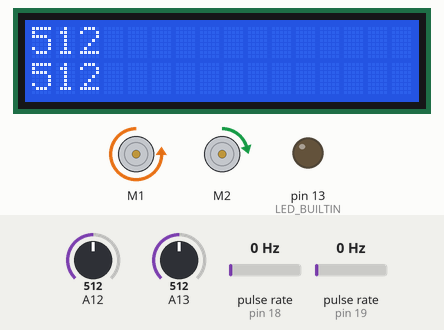
Recording of a sketch running on a simulated Arduino Mega 2560, built with avr-gcc and run on an emulated ATmega2560. On the bench: 16×2 character LCD, 2 × DC motor (green arrow = forward, orange = backward, longer = faster), output pins drawn as LEDs (lit = HIGH). Wiring (inferred from the names in the program): 2 × pulse sensor: data pin 18 / data pin 19. The test bench sets the inputs (shaded band); at power-on: A12 = 512, A13 = 512, pulse rate (sensors on pin 18, pin 19) 0 Hz. What the sketch prints to the serial monitor is not drawn.

Above: at 0.7 s.
At 4.4 s:
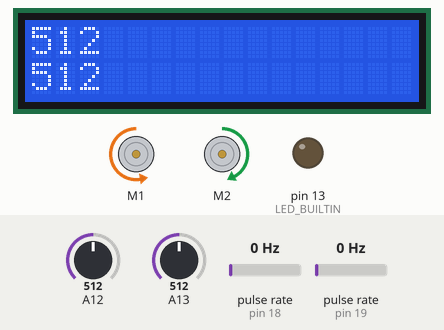
At 8.0 s:
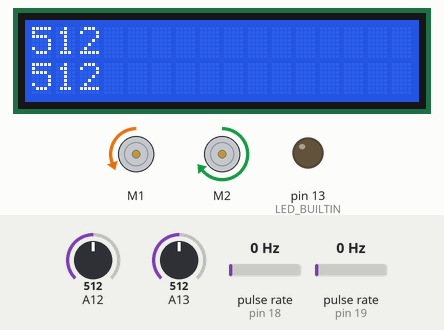
At 15.7 s:
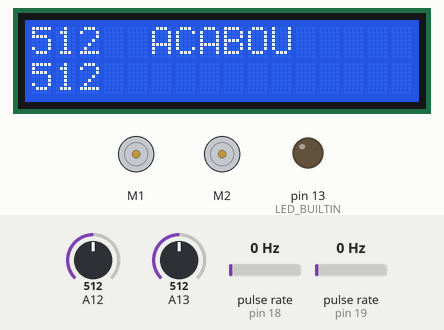
Timing chart, 0 to 17.2 s (numbered marks = the images above):
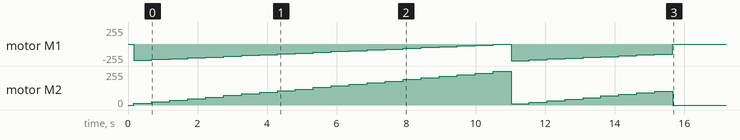

The sketch:

BatatiteColorite.ino
```cpp
#include "Movimentacao.h"
#include "Configuracao.h"
#include "Encoder.h"
#include <LiquidCrystal.h>
#include "Arduino.h"

LiquidCrystal lcd(8, 9, 4, 5, 6, 7);

int cont = 0;
double rightVelocityOutput=0;
double leftVelocityOutput=0;

void rightMotorInterruptHandler()
{
  encoderMotorDireita.IncrementaVoltas();
}

void leftMotorInterruptHandler()
{
  encoderMotorEsquerda.IncrementaVoltas();
}

void setup(){

  lcd.begin(16, 2);
  /**/

  pinMode(LED_BUILTIN, OUTPUT);

  Serial.begin(115200);
  attachInterrupt(digitalPinToInterrupt(LEFT_ENCODER_PIN), leftMotorInterruptHandler , RISING );
  attachInterrupt(digitalPinToInterrupt(RIGHT_ENCODER_PIN), rightMotorInterruptHandler , RISING );
  SETUP_MOVIMENTACAO();
  LEFT_MOTOR->setSpeed(DEFAULT_LEFT__VOLT_SPEED);
  RIGHT_MOTOR->setSpeed(DEFAULT_LEFT__VOLT_SPEED);


  TestePH2();
}

void testeDeControle( )
{
  controladorMotorDireita.Tunning(0.5, 0, 20);
  RIGHT_MOTOR->run(RIGHT_MOTOR_BACKWARD);
  long int now = millis();

  int rightSpeed = 5;

  while(millis() - now < 8000){
  ////////////////////////////////////////////////////////////////////// int erroEsquerda = leftSpeed - encoderMotorDireita.RetornaRPM();
    double vel = encoderMotorDireita.RetornaRPM() ;
    double erroDireita = rightSpeed - vel;
  ////////////////////////////////////////////////////////////////////// int leftVelocityOutput  = controladorMotorEsquerda.LeiDeControle(erroEsquerda);
    int rightVelocityOutput = controladorMotorDireita.LeiDeControle(erroDireita);
    if (rightVelocityOutput > 0){
      rightVelocityOutput = -1 * rightVelocityOutput;
      RIGHT_MOTOR->run(RIGHT_MOTOR_FORWARD);
    }
    rightVelocityOutput = rightVelocityConstrainting(rightVelocityOutput);
  ////////////////////////////////////////////////////////////////////// LEFT_MOTOR->setSpeed(leftVelocityConstrainting(leftVelocityOutput));
    RIGHT_MOTOR->setSpeed(rightVelocityOutput);
    lcd.setCursor(0, 0);
    lcd.print(String(vel)+ "   " +String(rightVelocityOutput));
    lcd.setCursor(0, 1);
    lcd.print(erroDireita);
    delay(300);
  }
  para();
}

void controlaRPM(double rightSpeed, double leftSpeed){

  RIGHT_MOTOR->run(RIGHT_MOTOR_BACKWARD);
  LEFT_MOTOR->run(LEFT_MOTOR_BACKWARD);
  //long int now = millis();

  //while(millis() - now < 400){
    double velDir = encoderMotorDireita.RetornaRPM() ;
    double velEsq = encoderMotorEsquerda.RetornaRPM() ;
    double erroDireita = rightSpeed - velDir;
    double erroEsquerda = leftSpeed - velEsq;
    float Kp = 4;
    Serial.println(leftSpeed);
    Serial.print("leftSpeed");
    Serial.println(velEsq);
    Serial.print("velocity antes eh");
    Serial.println(leftVelocityOutput);
    Serial.print("o erro eh");
    Serial.println(erroEsquerda);
    rightVelocityOutput = rightVelocityOutput +(erroDireita* Kp);

    leftVelocityOutput =  leftVelocityOutput + (erroEsquerda* Kp);

    /*
    if (erroDireita > 0.0){
      if(erroDireita > rightSpeed*0.1){
        rightVelocityOutput=rightVelocityOutput+10;
      }
      rightVelocityOutput=rightVelocityOutput+(erroDireita* Kp);
    } else {

      if(erroDireita*(-1) > rightSpeed*0.1){
        rightVelocityOutput=rightVelocityOutput-10;
      }
      rightVelocityOutput=rightVelocityOutput+(erroDireita* Kp);
    }

    if (erroEsquerda > 0.0){
      if(erroEsquerda > leftSpeed*0.1){
        leftVelocityOutput=leftVelocityOutput+10;
      }
      leftVelocityOutput=leftVelocityOutput+(erroEsquerda* Kp);
    } else {
      if(erroEsquerda*(-1) > leftSpeed*0.1){
        leftVelocityOutput=leftVelocityOutput-10;
      }
      leftVelocityOutput=leftVelocityOutput+(erroEsquerda* Kp);
    }
    */
    Serial.print("velocity eh");
    Serial.println(leftVelocityOutput);
    RIGHT_MOTOR->setSpeed(rightVelocityOutput);
    LEFT_MOTOR->setSpeed(leftVelocityOutput);

 // }
delay(500);
}

void TestePH2(){

  int blwhEsq = analogRead(12);
  int blwhDir = analogRead(13);

  para();
  RIGHT_MOTOR->run(RIGHT_MOTOR_BACKWARD);
  LEFT_MOTOR->run(LEFT_MOTOR_BACKWARD);

  long int now = millis();


  int limite = 400;
  double velGeral = 3;

  while(millis() - now < 15000){
    int blwhEsq = analogRead(12);
    int blwhDir = analogRead(13);

    if (blwhEsq < limite && blwhDir < limite){
      controlaRPM(velGeral, velGeral);
    }else if(blwhEsq > limite && blwhDir < limite){
      controlaRPM(velGeral,velGeral*0.7);
    }else if(blwhEsq < limite && blwhDir > limite){
      controlaRPM(velGeral*0.7 ,velGeral);
    }else{
      controlaRPM(velGeral,-velGeral);
  }
    lcd.setCursor(0, 0);

  lcd.setCursor(0, 0);
  lcd.print("       ");
  lcd.setCursor(0, 0);
  lcd.print(blwhEsq);
  lcd.setCursor(0, 1);
  lcd.print("       ");
  lcd.setCursor(0, 1);
  lcd.print(blwhDir);
  delay(10);
  }

  lcd.setCursor(5, 0);
  lcd.print("ACABOU");
  para();

}

void loop()
{
}
```

Controlador.cpp
```cpp
  #include "Controlador.h"
#include "Configuracao.h"

double Controlador::LeiDeControle(double erro){

  unsigned long now=millis();


  double dt = (now - this->TempoAnterior);

  this->SomatorioErro += erro * dt;
  double dErr = (erro - this->ErroAnterior);

  double output = this->Kp*erro + this->Ki*SomatorioErro + this->Kd*dErr;

  this->TempoAnterior=now;
  this->ErroAnterior=erro;

  return(output);
}


void Controlador::Tunning(double _Kp, double _Ki = 0 , double _Kd = 0 ){

  this->Kp = _Kp;
  this->Ki = _Ki;
  this->Kd = _Kd;

}

Controlador::Controlador(double _Kp, double _Ki = 0 , double _Kd = 0 ){

  this->Kp = _Kp;
  this->Ki = _Ki;
  this->Kd = _Kd;

}
```

Controlador.h
```cpp
#ifndef __CONTROLADOR_PID_ROBOTICA__
#define __CONTROLADOR_PID_ROBOTICA__


class Controlador
{
    double Kp = 0;
    double Kd = 0;
    double Ki = 0;
    unsigned long TempoAnterior = 0;
    double SomatorioErro = 0;
    double ErroAnterior = 0;
    public:

    Controlador(double _Kp, double _Ki = 0 , double _Kd = 0);

    void Tunning(double _Kp, double _Ki = 0 , double _Kd = 0 );

    double LeiDeControle(double erro);


};


#endif
```

Encoder.cpp
```cpp
#include "Encoder.h"
#include "Configuracao.h"
#include "Arduino.h"

float Encoder::RetornaRPM()
{
	unsigned long int tempoAtual = millis();
	unsigned long int deltaTempo  = float(tempoAtual - this->TempoDesdeUltimoConsumo);
	float  deltaRotacoes = this->CalculoVoltas(this->Voltas - this->VoltasDuranteUltimoConsumo);
	this->VoltasDuranteUltimoConsumo = this->Voltas;
	this->TempoDesdeUltimoConsumo = tempoAtual;
	return deltaRotacoes*60000.0/88.0/float(deltaTempo); // 60000   88 // 1916.92
}

float Encoder::CalculoVoltas(int v)
{
	return float(v)/float(NUMERO_DE_INTERRUPCOES_POR_VOLTA);
}

Encoder::Encoder(int pino):Pino(pino)
{
	TempoDesdeUltimoConsumo = millis();
}
```

Encoder.h
```cpp
#ifndef __ENCODER__ROBOTICA_TP__
#define __ENCODER__ROBOTICA_TP__
/*

https://forum.arduino.cc/index.php?topic=41713.msg303026#msg303026

Class member functions that appear to take no arguments actually
do take an invisible argument called this.
The value of this is the instance of the object you're referring to.
You can't attachInterrupt() to a class member function directly.
You might be able to do it if the member function is static,
but my approach is to have a global variable that is the instance,
and the global service routine knows how to use the global variable.

*/
class Encoder
{

	int const Pino;
	unsigned long int Voltas = 0;
	unsigned long int VoltasDuranteUltimoConsumo = 0;
	unsigned long int TempoDesdeUltimoConsumo;
	public:

	Encoder(const int pino);

	void IncrementaVoltas() { Voltas++; };

	void operator++() { Voltas++; }

	float RetornaRPM();

	void  ZeraVoltas()  { Voltas = 0; }

	static float CalculoRPMdeVoltas(int);

	int RetornaVolta(){return Voltas;}

	float CalculoVoltas(int v);
};


#endif
```

Localizacao.cpp
```cpp
#include "Localizacao.h"
#include "Arduino.h"
#include "Movimentacao.h"
#include "Configuracao.h"

#define LIMIAR_DE_MODULARIZAO 500

Localizacao::Localizacao(int pino)
{
    this->Pino = pino;
    for (int i = 0; i < this->numReadings; i++) {
        this->readings[i] = 0;
    }
}

int Localizacao::RetornaSinal()
{
    this->total = this->total - readings[this->readIndex];
    int sig =  analogRead(this->Pino) - LIMIAR_DE_MODULARIZAO;
    sig = (sig <= 0) ? -sig:sig;
    this->readings[this->readIndex] = sig;
    this->total = this->total + this->readings[this->readIndex];
    this->readIndex++;
    if (this->readIndex >= this->numReadings) {
        this->readIndex = 0;
    }
    return this->total / this->numReadings;
}


bool Localizacao::EstaAlinhado()
{
    int sinalAnterior = 0 ;
    if (this->readIndex == 0)
    {
        sinalAnterior = readings[19];
    }
    else
    {
        sinalAnterior = readings[this->readIndex -1];
    }

    if( RetornaSinal() < sinalAnterior)
    {
        return true;
    }
    else
    {
        return false;
    }

}
```

Localizacao.h
```cpp
#ifndef __LOCALIZACAO_TP3___
#define __LOCALIZACAO_TP3___

class Localizacao {
    int Pino;
    static const int numReadings = 20;
    int total;
    int readIndex = 0;
    int readings[numReadings];
public:
    Localizacao(int pino);
    int RetornaSinal();
    bool EstaAlinhado();
};

#endif
```

Movimentacao.cpp
```cpp
#include "Movimentacao.h"
#include "Configuracao.h"
#include "Controlador.h"
#include "Arduino.h"

// Adafruit_MotorShield AFMS = Adafruit_MotorShield();
// static Adafruit_DCMotor *LEFT_MOTOR = AFMS.getMotor(LEFT_MOTOR_INPUT);
// static Adafruit_DCMotor *RIGHT_MOTOR = AFMS.getMotor(RIGHT_MOTOR_INPUT);
// static Controlador controladorMotorDireita(1);
// static Controlador controladorMotorEsquerda(1);
// static Encoder encoderMotorEsquerda(LEFT_ENCODER_PIN);
// static Encoder encoderMotorDireita(RIGHT_ENCODER_PIN);


// void rightMotorInterruptHandler()
// {
//   encoderMotorDireita.IncrementaVoltas();
// }

// void leftMotorInterruptHandler()
// {
//   encoderMotorEsquerda.IncrementaVoltas();
// }

void SETUP_MOVIMENTACAO(){
  AFMS.begin();
  //set_speed();
  // attachInterrupt(digitalPinToInterrupt(LEFT_ENCODER_PIN), leftMotorInterruptHandler , RISING );
  // attachInterrupt(digitalPinToInterrupt(RIGHT_ENCODER_PIN), rightMotorInterruptHandler , RISING );
}


void para(){
  LEFT_MOTOR->run(RELEASE);
  RIGHT_MOTOR->run(RELEASE);
  delay(100);
}

void anda(int d)
{
  LEFT_MOTOR->run(LEFT_MOTOR_FORWARD );
  RIGHT_MOTOR->run(RIGHT_MOTOR_FORWARD);
  delay(d);
}

void andaComDelay(unsigned long d)
{
  double tempoInicio = millis();
  anda();
  while(millis() - tempoInicio < d);
}

void andaReComDelay()
{
  LEFT_MOTOR->run(LEFT_MOTOR_BACKWARD);
  RIGHT_MOTOR->run(RIGHT_MOTOR_BACKWARD);
}

void andaReComDelay(int d){
  para();
  LEFT_MOTOR->run(LEFT_MOTOR_BACKWARD);
  RIGHT_MOTOR->run(RIGHT_MOTOR_BACKWARD);
  d=d*TEMPO_ANDA;
  delay(d);
  para();
}

void gira_sentido_horario(double t){
  para();
  LEFT_MOTOR->run(LEFT_MOTOR_FORWARD);
  RIGHT_MOTOR->run(RIGHT_MOTOR_BACKWARD);
  t=t*TEMPO_GIRA;
  delay(t);
  para();
}

void gira_sentido_antihorario(double t){
  para();
  LEFT_MOTOR->run(LEFT_MOTOR_BACKWARD);
  RIGHT_MOTOR->run(RIGHT_MOTOR_FORWARD);
  t=t*TEMPO_GIRA;
  delay(t);
  para();
}

void set_speed(){
  set_speed(DEFAULT_LEFT__VOLT_SPEED, DEFAULT_RIGHT_VOLT_SPEED);
}

void set_speed(int left_speed, int right_speed ){
  LEFT_MOTOR->setSpeed(left_speed);
  RIGHT_MOTOR->setSpeed(right_speed);
}

void vira_esquerda(int d, int a){
  para();
  set_speed(DEFAULT_LEFT_LINEAR_SPEED*a,DEFAULT_RIGHT_LINEAR_SPEED);
  anda(d);
  set_speed(DEFAULT_LEFT_LINEAR_SPEED,DEFAULT_RIGHT_LINEAR_SPEED);

}

void vira_direita(int d, int a){
  para();
  set_speed(DEFAULT_LEFT_LINEAR_SPEED,DEFAULT_RIGHT_LINEAR_SPEED*a);
  anda(d);
  set_speed(DEFAULT_LEFT_LINEAR_SPEED,DEFAULT_RIGHT_LINEAR_SPEED);

}

double leftVelocityConstrainting(double desired)
{
  desired = desired > 255 ? 255: desired;
  return desired = desired > MIN_LEFT_VELOCITY  ? MIN_LEFT_VELOCITY  : desired;
}

double rightVelocityConstrainting(double desired)
{
  desired = desired > 255 ? 255: desired;
  return desired = desired > MIN_RIGHT_VELOCITY  ? MIN_RIGHT_VELOCITY  : desired;
}

void setControledRPMSpeed(int leftSpeed, int rightSpeed )
{

  int erroEsquerda = leftSpeed - encoderMotorDireita.RetornaRPM();
  int erroDireita = rightSpeed - encoderMotorDireita.RetornaRPM() ;
  int leftVelocityOutput  = controladorMotorEsquerda.LeiDeControle(erroEsquerda);
  int rightVelocityOutput = controladorMotorDireita.LeiDeControle(erroDireita);
  LEFT_MOTOR->setSpeed(leftVelocityConstrainting(leftVelocityOutput));
  RIGHT_MOTOR->setSpeed(rightVelocityConstrainting(rightVelocityOutput));
}

void setControledLinearSpeed(int leftSpeed, int rightSpeed ) // 1916.92 * 88.0 / 60000.0
{

  int erroEsquerda = leftSpeed - encoderMotorDireita.RetornaRPM();
  int erroDireita = rightSpeed - encoderMotorDireita.RetornaRPM() ;
  int leftVelocityOutput  = controladorMotorEsquerda.LeiDeControle(erroEsquerda);
  int rightVelocityOutput = controladorMotorDireita.LeiDeControle(erroDireita);
  LEFT_MOTOR->setSpeed(leftVelocityConstrainting(leftVelocityOutput));
  RIGHT_MOTOR->setSpeed(rightVelocityConstrainting(rightVelocityOutput));
}
```

Movimentacao.h
```cpp
  #ifndef __COLORFUL_MOVIMENTACAO__
#define __COLORFUL_MOVIMENTACAO__


#include <Adafruit_MotorShield.h>
#include "Encoder.h"
#include "Configuracao.h"
#include "Controlador.h"

/* Move definitions to .cpp if you dont want instances to be available elsewhere*/
static Adafruit_MotorShield AFMS = Adafruit_MotorShield();
static Adafruit_DCMotor *LEFT_MOTOR  = AFMS.getMotor(LEFT_MOTOR_INPUT);
static Adafruit_DCMotor *RIGHT_MOTOR = AFMS.getMotor(RIGHT_MOTOR_INPUT);
static Encoder encoderMotorEsquerda = new Encoder(LEFT_ENCODER_PIN);
static Encoder encoderMotorDireita  = new Encoder(RIGHT_ENCODER_PIN);
static Controlador controladorMotorDireita(1);
static Controlador controladorMotorEsquerda(1);

void SETUP_MOVIMENTACAO();

void para();

void andaComDelay(unsigned long d);

void anda();

void andaReComDelay();

void gira_sentido_horario(double t);

void anda_re(int d);

void gira_sentido_antihorario(double t);

void set_speed(int left_speed , int right_speed);

void set_speed();

void vira_esquerda(int d, int a);

void vira_direita(int d, int a);

void setControledRPMSpeed(int , int);

void setControledLinearSpeed(int leftSpeed, int rightSpeed );


double rightVelocityConstrainting(double desired);


double leftVelocityConstrainting(double desired);

// void leftMotorInterruptHandler();

// void rightMotorInterruptHandler();

#endif
```

SeguidorDeLinha.cpp
```cpp
#include "SeguidorDeLinha.h"
#include "Movimentacao.h"

using namespace SeguidorDeLinha;

void Seguir (int esquerda, int direita){

	anda();
	if(esquerda > LIMIAR_LINHA && direita > LIMIAR_LINHA){

		setControledRPMSpeed(LEFT_RPM, RIGHT_RPM); //SE OS DOIS ESTIVEREM DENTRO DA LINHA, O ROBO ANDARÁ PARA FRENTE

	}else if(esquerda < LIMIAR_LINHA && direita > LIMIAR_LINHA){ // SE O LADO ESQUERDO ESTIVER FORA, O ROBO FARÁ UMA CURVA PARA DIREITA

		setControledRPMSpeed(LEFT_RPM, RIGHT_RPM*TURNING_FACTOR);

	}else if (esquerda > LIMIAR_LINHA && direita < LIMIAR_LINHA){ //ANALOGO AO ANTERIOR,

		setControledRPMSpeed(LEFT_RPM*TURNING_FACTOR, RIGHT_RPM);

	}else { //SE OS 2 LADOS ESTIVEREM FORA DA LINHA O ROBO GIRA NO PRÓPRIO EIXO PROCURANDO UMA LINHA

		setControledRPMSpeed(LEFT_RPM, -RIGHT_RPM);

	}


}
```

SeguidorDeLinha.h
```cpp
#ifndef __SEGUIDOR_DE_LINHA__
#define __SEGUIDOR_DE_LINHA__

#include "Configuracao.h"

namespace SeguidorDeLinha{

    void Seguir (int esquerda, int direita);

}

#endif
```

Tarefas.cpp
```cpp
#include "Movimentacao.h"
#include "Configuracao.h"
#include "SeguidorDeLinha.h"
#include "Localizacao.h"
#include "Tarefas.h"


void Tarefas::AlinhaComLampada(){}

void Tarefas::PercorreLinha(){}

void Tarefas::PercorreQuadrado(){}

void Tarefas::PercorreTriangulo(){}

void Tarefas::ExploraAmbiente(){}


void Tarefas::ProcuraMaximo(Localizacao L)
{
  LEFT_MOTOR->run(LEFT_MOTOR_FORWARD);
  RIGHT_MOTOR->run(RIGHT_MOTOR_BACKWARD);
  while(true){
    // controla velocidade
    if (L.EstaAlinhado())
    {
      return;
    }
  }
}
```

Tarefas.h
```cpp
#ifndef __TAREFAS_TP3_ROB__
#define __TAREFAS_TP3_ROB__


namespace Tarefas {

	void AlinhaComLampada();

	void PercorreLinha();

	void PercorreQuadrado();

	void PercorreTriangulo();

	void ExploraAmbiente();

    void ProcuraMaximo(Localizacao L);
}


#endif
```

Configuracao.h
```cpp
#ifndef __COLORFUL_CONFIGURACAO__
#define __COLORFUL_CONFIGURACAO__


#include "Arduino.h"
//Se acontecer problema de redefinicao, mudar A8

/*      LED E LDR    */
// Pinos dos LEDs
const int RED_PIN   = 23; // Fio vermelho
const int GREEN_PIN = 25; // Fio azul
const int BLUE_PIN  = 27; // Fio laranja; Fio marrom é o terra
// Pino do LDR
const int LDR_PIN = A8; // VCC=vermelho, GND=marrom, SIG(A8)=amarelo

/*      LUZ E LUMINOSA   */
const int THRESHOLD_OBSTACULO_DE_LUZ = 150;

/*      CORES        */
const char yellow = 'C';
const char black = 'D';
const char blue  = 'B';
const char red    = 'R';
const char green = 'G';

/*      MOTORES    */
const int LEFT_MOTOR_INPUT = 1;
const int RIGHT_MOTOR_INPUT = 2;
#define LEFT_MOTOR_FORWARD FORWARD
#define LEFT_MOTOR_BACKWARD BACKWARD
#define RIGHT_MOTOR_FORWARD  BACKWARD
#define RIGHT_MOTOR_BACKWARD FORWARD

/*       VELOCIDADES     */
#define DEFAULT_LEFT__VOLT_SPEED 148
#define DEFAULT_RIGHT_VOLT_SPEED 152
#define DEFAULT_LEFT_LINEAR_SPEED 1
#define DEFAULT_RIGHT_LINEAR_SPEED 1
#define DEFAULT_LEFT_ANGULAR_SPEED 3
#define DEFAULT_RIGHT_ANGULAR_SPEED 3
#define DEFAULT_LEFT_RPM_SPEED 3
#define DEFAULT_RIGHT_RPM_SPEED 3
#define MIN_RIGHT_VELOCITY 0
#define MIN_LEFT_VELOCITY 0

/* ENCODER */
#define NUMERO_DE_INTERRUPCOES_POR_VOLTA 6
#define LEFT_ENCODER_PIN 18
#define RIGHT_ENCODER_PIN 19

/*     BOTOES LCD      */
#define btnRIGHT  0
#define btnUP     1
#define btnDOWN   2
#define btnLEFT   3
#define btnSELECT 4
#define btnNONE   5
#define btnDELAY 200

// CONSTANTES DE TOMADA

// CONSTANTES DE PILHA
#define TEMPO_ANDA 91
#define TEMPO_GIRA 195

// CONSTANTES DE SEGUIDOR DE LINHA
#define LEFT_RPM 10 // ESSE VALOR NÃO FOI TESTADO, PROVAVELMENTE PRECISARÁ SER MODIFICADO
#define RIGHT_RPM 10 // ESSE VALOR NÃO FOI TESTADO, PROVAVELMENTE PRECISARÁ SER MODIFICADO
#define TURNING_FACTOR 0.5 // COEFICIENTE DE REDUÇÃO DE VELOCIDADE PARA A REALIZAÇÃO DA CURVA - VALOR TBM NÃO TESTADO
#define LIMIAR_LINHA 400 // LIMIAR DE INTENSIDADE LUMINOSA DO IR QUANDO ESTA MRIANDO NA FOLHA DE PAPEL


#endif
```
